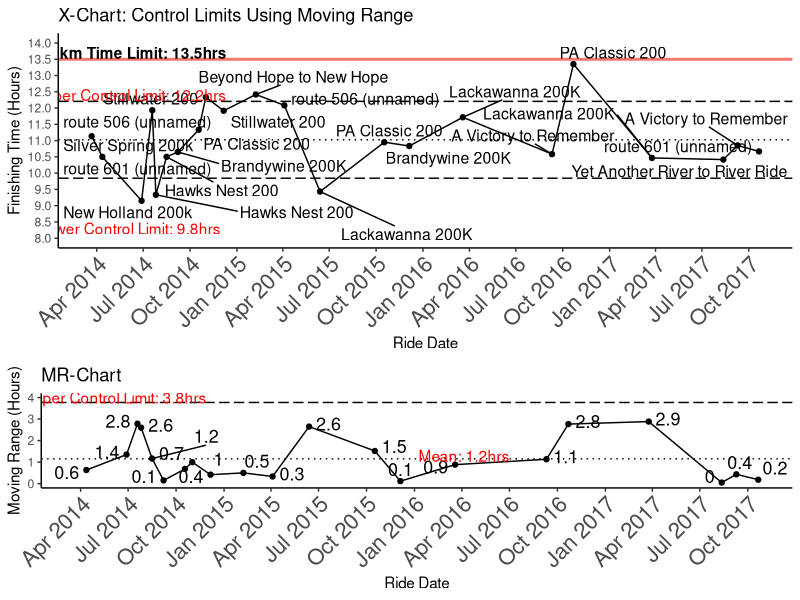
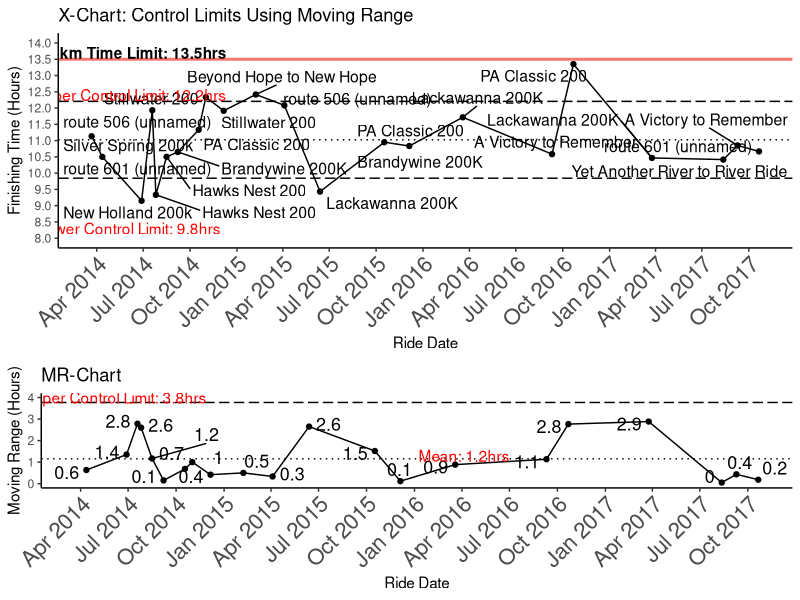
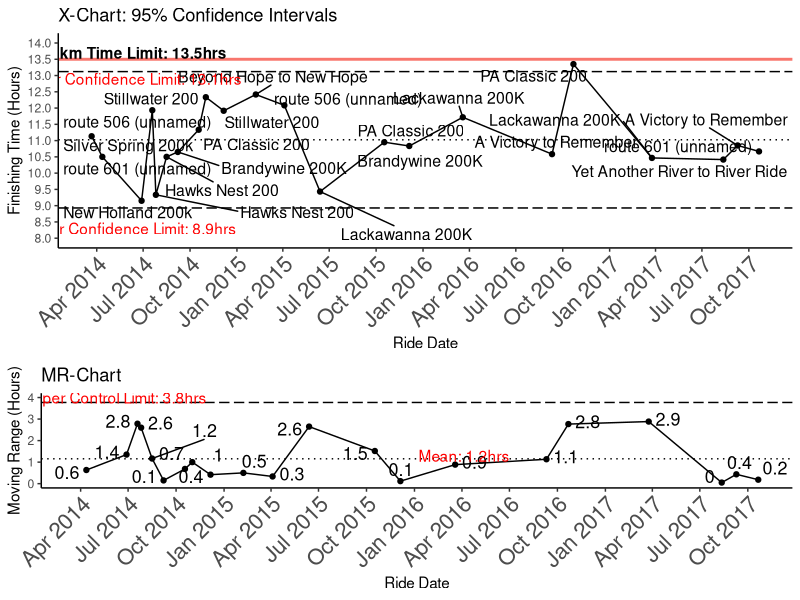
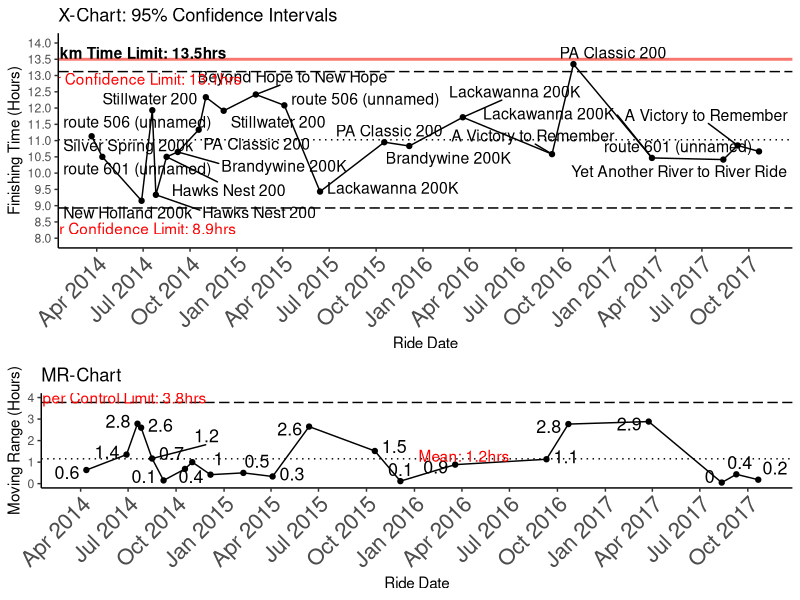
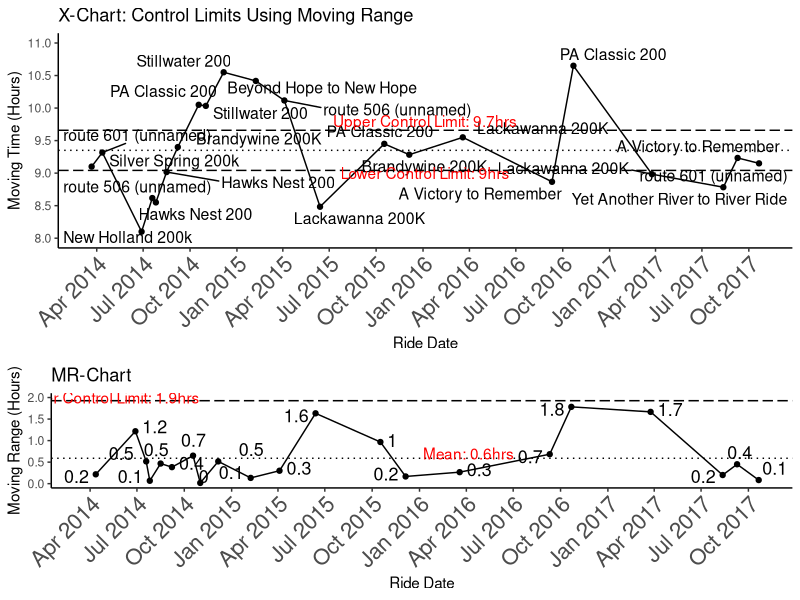
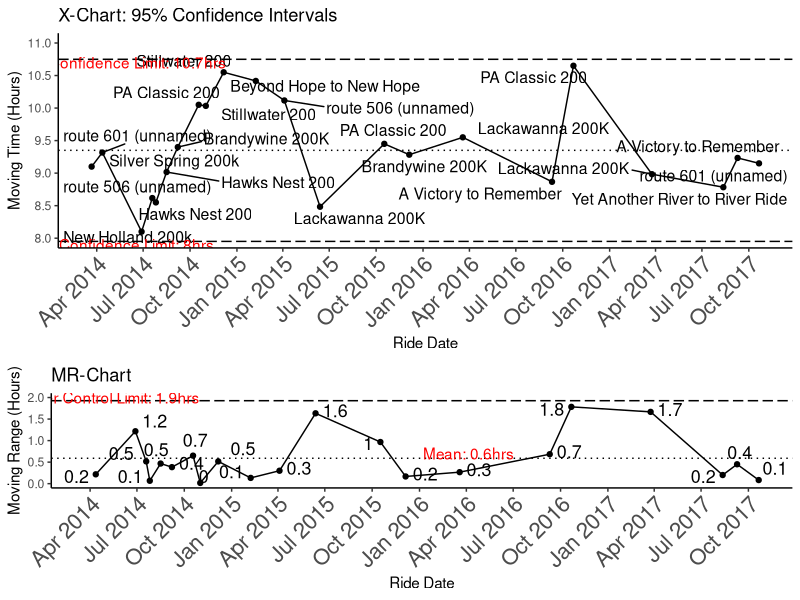

Recreate these plots in R, in order.
# Charles J. Arayata
# Healthcare Data Analyst Presentation
# Statistical Process Control on Brevet Finishing Times

setwd("C:/Users/carayata/Desktop/CHOP/SPC Resources")
# setwd("~/GitHub/CHOP/Presentation")


rando <- read.csv("rando.csv", header=T, stringsAsFactors = F, na.strings = c("", "?"))

library(lubridate)
library(ggplot2)
library(ggrepel)
library(dplyr)
library(gridExtra)

# Just 200k brevets
two.hundred <- rando[which(rando$Km == 200), ]

# Fixing Time and Dates
two.hundred$elapsed <- hm(two.hundred$Time)
two.hundred$Date <- mdy(two.hundred$Date)
two.hundred <- two.hundred[order(two.hundred$Date), ]

# Calculate Moving Range
two.hundred$lag <- lag(two.hundred$Time, n = 1)
two.hundred$lag.elapsed <- hm(two.hundred$lag)
two.hundred$moving.range <- abs(as.numeric(two.hundred$elapsed - two.hundred$lag.elapsed))/3600 # in hours

# Calculate Limits

# All in hours
x.mean <- mean(as.numeric(two.hundred$elapsed)/3600) # x-bar
sd.mean <- sd(as.numeric(two.hundred$elapsed)/3600) # standard deviation of x (not used)
mr.mean <- mean(two.hundred$moving.range, na.rm = T) # moving range mean


# From Control Chart Constants, d2 = 1.128, sample size 2 (taking differences from 2 consecutive ranges)
mr.mean/1.128 # 1.023022

# Control Limits = x-mean +/- [(moving range mean/d2) * moving range mean]
x.ucl <- x.mean + ((mr.mean/1.128)*mr.mean)
x.lcl <- x.mean - ((mr.mean/1.128)*mr.mean)



# Plot
one <- ggplot(two.hundred, aes(x = Date, y = as.numeric(elapsed)/3600), label = Date) +
  geom_hline(aes(yintercept = 13.5, colour = "red"), size = 1) +
  geom_line() +
  geom_point() +
  geom_text_repel(aes(label = Route), size = 4) +
  scale_x_date(date_breaks = "3 months",
               date_labels = "%b %Y") +
  scale_y_continuous(breaks = seq(8, 14, 0.5)) +
  coord_cartesian(ylim = c(8, 14)) +
  theme_classic() +
  theme(axis.text.x = element_text(angle = 45, hjust = 1, size = 16)) +
  labs(y = "Finishing Time (Hours)",
       x = "Ride Date") +
  guides(color = "none") +
  geom_hline(yintercept = mean(as.numeric(two.hundred$elapsed)/3600), linetype = 3) +
  geom_hline(yintercept = x.lcl, linetype = 5) +
  geom_hline(yintercept = x.ucl, linetype = 5) +
  annotate(geom="text", x = as.Date("2014-06-05"),
           y=13.7 ,label="200km Time Limit: 13.5hrs", fontface="bold") +
  annotate(geom="text", x = as.Date("2014-06-05"),
           y=8.3 ,label=paste0("Lower Control Limit: ", round(x.lcl, 1), "hrs"),
           color = "red") +
  annotate(geom="text", x = as.Date("2014-06-05"),
           y=12.4 ,label=paste0("Upper Control Limit: ", round(x.ucl, 1), "hrs"),
           color = "red") +
  ggtitle("X-Chart: Control Limits Using Moving Range")


# Calculate 95% Confidence Interval based on Standard Deviation of Observations
x.uci <- x.mean + (2*sd.mean)
x.lci <- x.mean - (2*sd.mean)

two <- ggplot(two.hundred, aes(x = Date, y = as.numeric(elapsed)/3600), label = Date) +
  geom_hline(aes(yintercept = 13.5, colour = "red"), size = 1) +
  geom_line() +
  geom_point() +
  geom_text_repel(aes(label = Route), size = 4) +
  scale_x_date(date_breaks = "3 months",
               date_labels = "%b %Y") +
  scale_y_continuous(breaks = seq(8, 14, 0.5)) +
  coord_cartesian(ylim = c(8, 14)) +
  theme_classic() +
  theme(axis.text.x = element_text(angle = 45, hjust = 1, size = 16)) +
  labs(y = "Finishing Time (Hours)",
       x = "Ride Date") +
  guides(color = "none") +
  geom_hline(yintercept = mean(as.numeric(two.hundred$elapsed)/3600), linetype = 3) +
  geom_hline(yintercept = x.lci, linetype = 5) +
  geom_hline(yintercept = x.uci, linetype = 5) +
  annotate(geom="text", x = as.Date("2014-06-05"),
           y=13.7 ,label="200km Time Limit: 13.5hrs", fontface="bold") +
  annotate(geom="text", x = as.Date("2014-06-05"),
           y=8.3 ,label=paste0("Lower Confidence Limit: ", round(x.lci, 1), "hrs"),
           color = "red") +
  annotate(geom="text", x = as.Date("2014-06-05"),
           y=12.9 ,label=paste0("Upper Confidence Limit: ", round(x.uci, 1), "hrs"),
           color = "red") +
  ggtitle("X-Chart: 95% Confidence Intervals")
# out of 22 200k's, one falls outside of range of 2 SD's. to be expected (95% = 1/20)

# Moving Range Chart
# From Control Chart Constants, D4 = 3.267,
mr.ucl <- 3.267*mr.mean

# plot moving range - need to grid.arrange it underneath
three <- ggplot(two.hundred, aes(x = Date, y = moving.range), label = Date) +
  geom_line() +
  geom_point() +
  geom_text_repel(aes(label = round(moving.range, 1), size = 1)) +
  scale_x_date(date_breaks = "3 months",
               date_labels = "%b %Y") +
  theme_classic() +
  theme(axis.text.x = element_text(angle = 45, hjust = 1, size = 16)) +
  labs(y = "Moving Range (Hours)",
       x = "Ride Date") +
  guides(size = "none") +
  geom_hline(yintercept = mr.mean, linetype = 3) +
  geom_hline(yintercept = mr.ucl, linetype = 5) +
  coord_cartesian(ylim = c(0, 4)) +
  annotate(geom="text", x = as.Date("2014-06-05"),
           y=4 ,label=paste0("Upper Control Limit: ", round(mr.ucl, 1), "hrs"),
           color = "red") +
  annotate(geom="text", x = as.Date("2016-04-05"),
           y=1.3 ,label=paste0("Mean: ", round(mr.mean, 1), "hrs"),
           color = "red") +
  ggtitle("MR-Chart")


# Save Plots
myplotpath <- file.path(paste0(getwd(), "/XMR.limits.pdf"))
pdf(file = myplotpath, useDingbats=FALSE, width = 11, height = 8)
grid.arrange(one, three, heights = 3:2)
dev.off()

myplotpath <- file.path(paste0(getwd(), "/XMR.limits.png"))
png(filename = myplotpath, width = 1100, height = 800)
grid.arrange(one, three, heights = 3:2)
dev.off()

myplotpath <- file.path(paste0(getwd(), "/XMR.intervals.pdf"))
pdf(file = myplotpath, useDingbats=FALSE, width = 11, height = 8)
grid.arrange(two, three, heights = 3:2)
dev.off()

myplotpath <- file.path(paste0(getwd(), "/XMR.intervals.png"))
png(filename = myplotpath, width = 1100, height = 800)
grid.arrange(two, three, heights = 3:2)
dev.off()




# Retrace, but this time using Moving Time ####



# Just 200k brevets
two.hundred <- rando[which(rando$Km == 200), ]

# Fixing Time and Dates
two.hundred$moving.time <- hm(two.hundred$Moving)
two.hundred$Date <- mdy(two.hundred$Date)
two.hundred <- two.hundred[order(two.hundred$Date), ]

# Calculate Moving Range
two.hundred$lag <- lag(two.hundred$Moving, n = 1)
two.hundred$lag.moving <- hm(two.hundred$lag)
two.hundred$moving.range <- abs(as.numeric(two.hundred$moving.time - two.hundred$lag.moving))/3600 # in hours
# two.hundred$moving.range <- abs(as.numeric(two.hundred$moving.time - two.hundred$lag.moving))/60 # in minutes

# Calculate Limits

# All in hours
x.mean <- mean(as.numeric(two.hundred$moving.time)/3600) # x-bar
sd.mean <- sd(as.numeric(two.hundred$moving.time)/3600) # standard deviation of x (not used)
mr.mean <- mean(two.hundred$moving.range, na.rm = T) # moving range mean


# From Control Chart Constants, d2 = 1.128, sample size 2 (taking differences from 2 consecutive ranges)
mr.mean/1.128 # 1.023022

# Control Limits = x-mean +/- [(moving range mean/d2) * moving range mean]
x.ucl <- x.mean + ((mr.mean/1.128)*mr.mean)
x.lcl <- x.mean - ((mr.mean/1.128)*mr.mean)



# Plot
one <- ggplot(two.hundred, aes(x = Date, y = as.numeric(moving.time)/3600), label = Date) +
  # geom_hline(aes(yintercept = 13.5, colour = "red"), size = 1) +
  geom_line() +
  geom_point() +
  geom_text_repel(aes(label = Route), size = 4) +
  scale_x_date(date_breaks = "3 months",
               date_labels = "%b %Y") +
  scale_y_continuous(breaks = seq(8, 11, 0.5)) +
  coord_cartesian(ylim = c(8, 11)) +
  theme_classic() +
  theme(axis.text.x = element_text(angle = 45, hjust = 1, size = 16)) +
  labs(y = "Moving Time (Hours)",
       x = "Ride Date") +
  guides(color = "none") +
  geom_hline(yintercept = mean(as.numeric(two.hundred$moving.time)/3600), linetype = 3) +
  geom_hline(yintercept = x.lcl, linetype = 5) +
  geom_hline(yintercept = x.ucl, linetype = 5) +
  # annotate(geom="text", x = as.Date("2014-06-05"),
  #          y=13.7 ,label="200km Time Limit: 13.5hrs", fontface="bold") +
  annotate(geom="text", x = as.Date("2016-01-05"),
           y=9.0 ,label=paste0("Lower Control Limit: ", round(x.lcl, 1), "hrs"),
           color = "red") +
  annotate(geom="text", x = as.Date("2016-01-05"),
           y=9.8 ,label=paste0("Upper Control Limit: ", round(x.ucl, 1), "hrs"),
           color = "red") +
  ggtitle("X-Chart: Control Limits Using Moving Range")


# Calculate 95% Confidence Interval based on Standard Deviation of Observations
x.uci <- x.mean + (2*sd.mean)
x.lci <- x.mean - (2*sd.mean)

two <- ggplot(two.hundred, aes(x = Date, y = as.numeric(moving.time)/3600), label = Date) +
  # geom_hline(aes(yintercept = 13.5, colour = "red"), size = 1) +
  geom_line() +
  geom_point() +
  geom_text_repel(aes(label = Route), size = 4) +
  scale_x_date(date_breaks = "3 months",
               date_labels = "%b %Y") +
  scale_y_continuous(breaks = seq(8, 11, 0.5)) +
  coord_cartesian(ylim = c(8, 11)) +
  theme_classic() +
  theme(axis.text.x = element_text(angle = 45, hjust = 1, size = 16)) +
  labs(y = "Moving Time (Hours)",
       x = "Ride Date") +
  guides(color = "none") +
  geom_hline(yintercept = mean(as.numeric(two.hundred$moving.time)/3600), linetype = 3) +
  geom_hline(yintercept = x.lci, linetype = 5) +
  geom_hline(yintercept = x.uci, linetype = 5) +
  # annotate(geom="text", x = as.Date("2014-06-05"),
  #          y=13.7 ,label="200km Time Limit: 13.5hrs", fontface="bold") +
  annotate(geom="text", x = as.Date("2014-05-05"),
           y=7.9 ,label=paste0("Lower Confidence Limit: ", round(x.lci, 1), "hrs"),
           color = "red") +
  annotate(geom="text", x = as.Date("2014-05-05"),
           y=10.7 ,label=paste0("Upper Confidence Limit: ", round(x.uci, 1), "hrs"),
           color = "red") +
  ggtitle("X-Chart: 95% Confidence Intervals")
# out of 22 200k's, one falls outside of range of 2 SD's. to be expected (95% = 1/20)

# Moving Range Chart
# From Control Chart Constants, D4 = 3.267,
mr.ucl <- 3.267*mr.mean

# plot moving range - need to grid.arrange it underneath
three <- ggplot(two.hundred, aes(x = Date, y = moving.range), label = Date) +
  geom_line() +
  geom_point() +
  geom_text_repel(aes(label = round(moving.range, 1), size = 1)) +
  scale_x_date(date_breaks = "3 months",
               date_labels = "%b %Y") +
  theme_classic() +
  theme(axis.text.x = element_text(angle = 45, hjust = 1, size = 16)) +
  labs(y = "Moving Range (Hours)",
       x = "Ride Date") +
  guides(size = "none") +
  geom_hline(yintercept = mr.mean, linetype = 3) +
  geom_hline(yintercept = mr.ucl, linetype = 5) +
  coord_cartesian(ylim = c(0, 2)) +
  annotate(geom="text", x = as.Date("2014-05-05"),
           y=2.0 ,label=paste0("Upper Control Limit: ", round(mr.ucl, 1), "hrs"),
           color = "red") +
  annotate(geom="text", x = as.Date("2016-04-05"),
           y=0.7 ,label=paste0("Mean: ", round(mr.mean, 1), "hrs"),
           color = "red") +
  ggtitle("MR-Chart")


# Save Plots
# myplotpath <- file.path(paste0(getwd(), "/XMR.limits.pdf"))
# pdf(file = myplotpath, useDingbats=FALSE, width = 11, height = 8)
# grid.arrange(one, three, heights = 3:2)
# dev.off()

myplotpath <- file.path(paste0(getwd(), "/XMR.limits.moving.png"))
png(filename = myplotpath, width = 1100, height = 800)
grid.arrange(one, three, heights = 3:2)
dev.off()

# myplotpath <- file.path(paste0(getwd(), "/XMR.intervals.pdf"))
# pdf(file = myplotpath, useDingbats=FALSE, width = 11, height = 8)
# grid.arrange(two, three, heights = 3:2)
# dev.off()

myplotpath <- file.path(paste0(getwd(), "/XMR.intervals.moving.png"))
png(filename = myplotpath, width = 1100, height = 800)
grid.arrange(two, three, heights = 3:2)
dev.off()